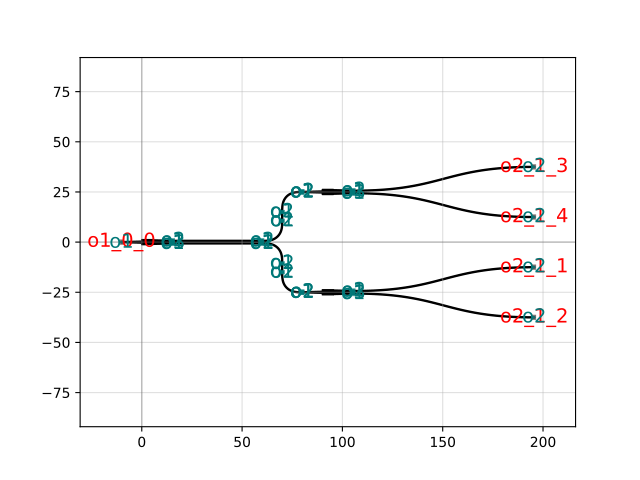

Write the Python code that produced this figure.
import gdsfactory as gf

c = gf.components.splitter_tree(noutputs=4, spacing=(90.0, 50.0), cross_section='strip')
c.plot()
